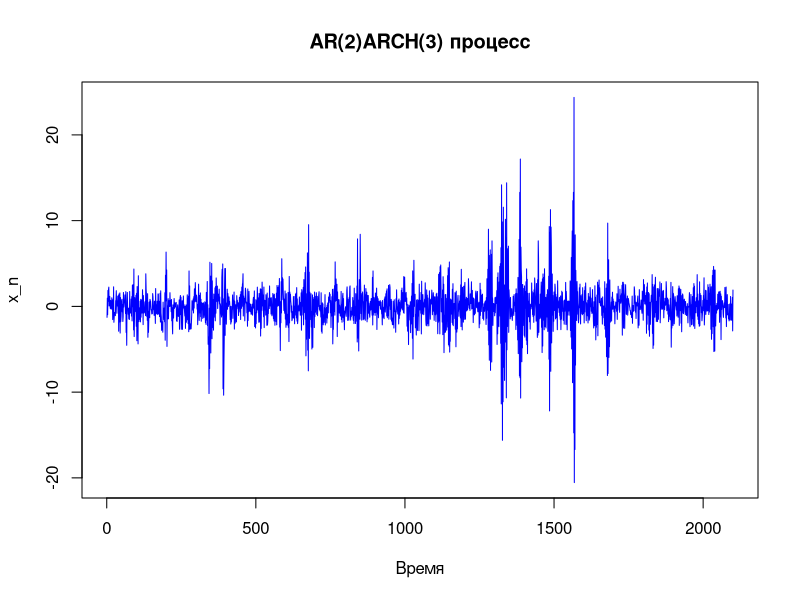

The R script that drew this image:
# Задание 1  ---- 

# Устанавливаем параметры

n <- 2100 # Количество наблюдений
theta <- c(-0.3, 0.4) # Параметры AR(2)
A <- c(1, 0.2, 0.1, 0.2) # Параметры ARCH(3)

# Генерируем последовательность независимых нормальных случайных величин
epsilon <- rnorm(n)

# Создаем векторы для хранения значений
x <- rep(0, n)
sigma2 <- rep(0, n)

# Инициализируем начальные значения для sigma^2
sigma2[1:3] <- var(epsilon) # Первые значения дисперсии
x[1:3] <- rnorm(3) # Первые значения ряда x

# Генерируем процесс AR(2)ARCH(3)
for (i in 4:n) {
  # Вычисляем sigma^2
  sigma2[i] <- A[1] + A[2] * x[i-1]^2 + A[3] * x[i-2]^2 + A[4] * x[i-3]^2
  # Генерируем x по AR(2) с учетом дисперсии sigma^2
  x[i] <- theta[1] * x[i-1] + theta[2] * x[i-2] + sqrt(sigma2[i]) * epsilon[i]
}

# Построение графика
plot(x, type = "l", col = "blue", main = "AR(2)ARCH(3) процесс", xlab = "Время", ylab = "x_n")
